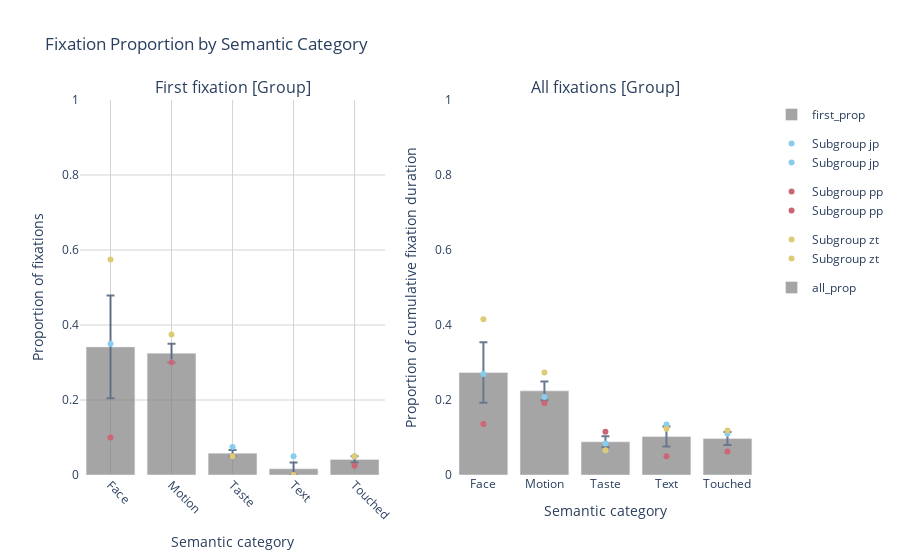

The notebook cell saved with this chart:
### Code cell
plot_fixations_semantic_group_plotly()
plot_fixations_semantic_group()

### Figure 1 — Plotly figure (JSON) as saved in the notebook; plotly's stock layout.template omitted (floating-point values rounded to 4 significant figures)
{"data": [{"error_y": {"array": [0.1372, 0.025, 0.008333, 0.01667, 0.008333], "type": "data"}, "marker": {"color": "grey"}, "name": "first_prop", "opacity": 0.7, "type": "bar", "x": ["Face", "Motion", "Taste", "Text", "Touched"], "xaxis": "x", "y": [0.3417, 0.325, 0.05833, 0.01667, 0.04167], "yaxis": "y"}, {"legendgroup": "subgroup_jp", "marker": {"color": "rgb(136, 204, 238)"}, "mode": "markers", "name": "Subgroup jp", "type": "scatter", "x": ["Text", "Face", "Taste", "Motion", "Touched"], "xaxis": "x", "y": [0.05, 0.35, 0.075, 0.3, 0.05], "yaxis": "y"}, {"legendgroup": "subgroup_pp", "marker": {"color": "rgb(204, 102, 119)"}, "mode": "markers", "name": "Subgroup pp", "type": "scatter", "x": ["Text", "Face", "Taste", "Motion", "Touched"], "xaxis": "x", "y": [0, 0.1, 0.05, 0.3, 0.025], "yaxis": "y"}, {"legendgroup": "subgroup_zt", "marker": {"color": "rgb(221, 204, 119)"}, "mode": "markers", "name": "Subgroup zt", "type": "scatter", "x": ["Text", "Face", "Taste", "Motion", "Touched"], "xaxis": "x", "y": [0, 0.575, 0.05, 0.375, 0.05], "yaxis": "y"}, {"error_y": {"array": [0.0808, 0.02496, 0.01452, 0.02652, 0.01742], "type": "data"}, "marker": {"color": "grey"}, "name": "all_prop", "opacity": 0.7, "type": "bar", "x": ["Face", "Motion", "Taste", "Text", "Touched"], "xaxis": "x2", "y": [0.2734, 0.2244, 0.0885, 0.1027, 0.09709], "yaxis": "y2"}, {"legendgroup": "subgroup_jp", "marker": {"color": "rgb(136, 204, 238)"}, "mode": "markers", "name": "Subgroup jp", "type": "scatter", "x": ["Text", "Face", "Taste", "Motion", "Touched"], "xaxis": "x2", "y": [0.1347, 0.2692, 0.08407, 0.2077, 0.1097], "yaxis": "y2"}, {"legendgroup": "subgroup_pp", "marker": {"color": "rgb(204, 102, 119)"}, "mode": "markers", "name": "Subgroup pp", "type": "scatter", "x": ["Text", "Face", "Taste", "Motion", "Touched"], "xaxis": "x2", "y": [0.05004, 0.1357, 0.1156, 0.1919, 0.06265], "yaxis": "y2"}, {"legendgroup": "subgroup_zt", "marker": {"color": "rgb(221, 204, 119)"}, "mode": "markers", "name": "Subgroup zt", "type": "scatter", "x": ["Text", "Face", "Taste", "Motion", "Touched"], "xaxis": "x2", "y": [0.1232, 0.4155, 0.06586, 0.2735, 0.1189], "yaxis": "y2"}], "layout": {"annotations": [{"font": {"size": 16}, "showarrow": false, "text": "First fixation [Group]", "x": 0.225, "xanchor": "center", "xref": "paper", "y": 1, "yanchor": "bottom", "yref": "paper"}, {"font": {"size": 16}, "showarrow": false, "text": "All fixations [Group]", "x": 0.775, "xanchor": "center", "xref": "paper", "y": 1, "yanchor": "bottom", "yref": "paper"}], "autosize": true, "plot_bgcolor": "white", "title": {"text": "Fixation Proportion by Semantic Category"}, "xaxis": {"anchor": "y", "autorange": true, "categoryarray": ["Face", "Motion", "Taste", "Text", "Touched"], "categoryorder": "array", "domain": [0, 0.45], "gridcolor": "LightGrey", "gridwidth": 1, "range": [-0.5, 4.5], "showgrid": true, "tickangle": 45, "title": {"text": "Semantic category"}, "type": "category"}, "xaxis2": {"anchor": "y2", "autorange": true, "categoryarray": ["Face", "Motion", "Taste", "Text", "Touched"], "categoryorder": "array", "domain": [0.55, 1], "range": [-0.5, 4.5], "title": {"text": "Semantic category"}, "type": "category"}, "yaxis": {"anchor": "x", "domain": [0, 1], "gridcolor": "LightGrey", "gridwidth": 1, "range": [0, 1], "showgrid": true, "title": {"text": "Proportion of fixations"}, "type": "linear"}, "yaxis2": {"anchor": "x2", "domain": [0, 1], "range": [0, 1], "title": {"text": "Proportion of cumulative fixation duration"}, "type": "linear"}}}
